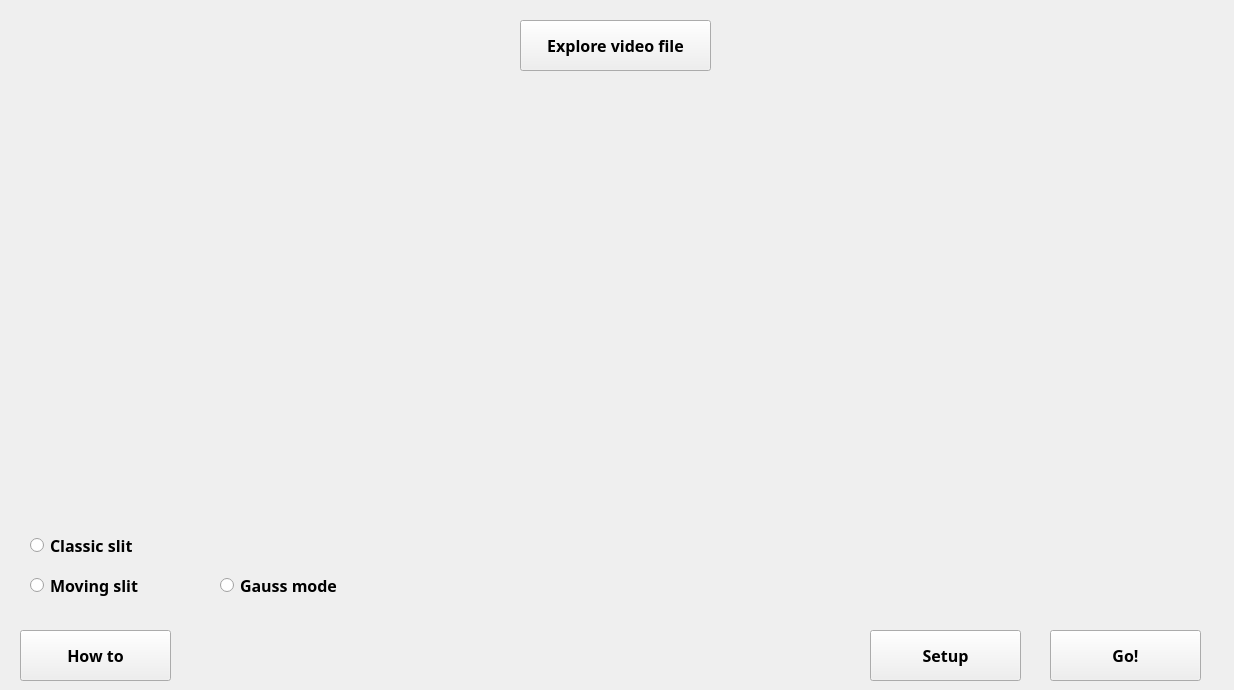
  <widget class="QWidget" name="App">
   <widget class="QWidget" name="gridLayoutWidget">
    <property name="geometry">
     <rect>
      <x>0</x>
      <y>70</y>
      <width>1225</width>
      <height>361</height>
     </rect>
    </property>
    <layout class="QGridLayout" name="grid">
     <property name="sizeConstraint">
      <enum>QLayout::SetMaximumSize</enum>
     </property>
     <property name="leftMargin">
      <number>20</number>
     </property>
     <property name="topMargin">
      <number>20</number>
     </property>
     <property name="rightMargin">
      <number>20</number>
     </property>
     <property name="bottomMargin">
      <number>20</number>
     </property>
     <property name="spacing">
      <number>40</number>
     </property>
     <item row="0" column="1" alignment="Qt::AlignHCenter|Qt::AlignVCenter">
      <widget class="QLabel" name="lst_frame">
       <property name="minimumSize">
        <size>
         <width>50</width>
         <height>250</height>
        </size>
       </property>
       <property name="maximumSize">
        <size>
         <width>16777215</width>
         <height>16777215</height>
        </size>
       </property>
       <property name="palette">
        <palette>
         <active>
          <colorrole role="WindowText">
           <brush brushstyle="SolidPattern">
            <color alpha="255">
             <red>255</red>
             <green>255</green>
             <blue>255</blue>
            </color>
           </brush>
          </colorrole>
          <colorrole role="Button">
           <brush brushstyle="SolidPattern">
            <color alpha="255">
             <red>36</red>
             <green>87</green>
             <blue>123</blue>
            </color>
           </brush>
          </colorrole>
          <colorrole role="Light">
           <brush brushstyle="SolidPattern">
            <color alpha="255">
             <red>54</red>
             <green>131</green>
             <blue>185</blue>
            </color>
           </brush>
          </colorrole>
          <colorrole role="Midlight">
           <brush brushstyle="SolidPattern">
            <color alpha="255">
             <red>45</red>
             <green>109</green>
             <blue>154</blue>
            </color>
           </brush>
          </colorrole>
          <colorrole role="Dark">
           <brush brushstyle="SolidPattern">
            <color alpha="255">
             <red>18</red>
             <green>43</green>
             <blue>61</blue>
            </color>
           </brush>
          </colorrole>
          <colorrole role="Mid">
           <brush brushstyle="SolidPattern">
            <color alpha="255">
             <red>24</red>
             <green>58</green>
             <blue>82</blue>
            </color>
           </brush>
          </colorrole>
          <colorrole role="Text">
           <brush brushstyle="SolidPattern">
            <color alpha="255">
             <red>255</red>
             <green>255</green>
             <blue>255</blue>
            </color>
           </brush>
          </colorrole>
          <colorrole role="BrightText">
           <brush brushstyle="SolidPattern">
            <color alpha="255">
             <red>255</red>
             <green>255</green>
             <blue>255</blue>
            </color>
           </brush>
          </colorrole>
          <colorrole role="ButtonText">
           <brush brushstyle="SolidPattern">
            <color alpha="255">
             <red>255</red>
             <green>255</green>
             <blue>255</blue>
            </color>
           </brush>
          </colorrole>
          <colorrole role="Base">
           <brush brushstyle="SolidPattern">
            <color alpha="255">
             <red>0</red>
             <green>0</green>
             <blue>0</blue>
            </color>
           </brush>
          </colorrole>
          <colorrole role="Window">
           <brush brushstyle="SolidPattern">
            <color alpha="255">
             <red>36</red>
             <green>87</green>
             <blue>123</blue>
            </color>
           </brush>
          </colorrole>
          <colorrole role="Shadow">
           <brush brushstyle="SolidPattern">
            <color alpha="255">
             <red>0</red>
             <green>0</green>
             <blue>0</blue>
            </color>
           </brush>
          </colorrole>
          <colorrole role="AlternateBase">
           <brush brushstyle="SolidPattern">
            <color alpha="255">
             <red>18</red>
             <green>43</green>
             <blue>61</blue>
            </color>
           </brush>
          </colorrole>
          <colorrole role="ToolTipBase">
           <brush brushstyle="SolidPattern">
            <color alpha="255">
             <red>255</red>
             <green>255</green>
             <blue>220</blue>
            </color>
           </brush>
          </colorrole>
          <colorrole role="ToolTipText">
           <brush brushstyle="SolidPattern">
            <color alpha="255">
             <red>0</red>
             <green>0</green>
             <blue>0</blue>
            </color>
           </brush>
          </colorrole>
         </active>
         <inactive>
          <colorrole role="WindowText">
           <brush brushstyle="SolidPattern">
            <color alpha="255">
             <red>255</red>
             <green>255</green>
             <blue>255</blue>
            </color>
           </brush>
          </colorrole>
          <colorrole role="Button">
           <brush brushstyle="SolidPattern">
            <color alpha="255">
             <red>36</red>
             <green>87</green>
             <blue>123</blue>
            </color>
           </brush>
          </colorrole>
          <colorrole role="Light">
           <brush brushstyle="SolidPattern">
            <color alpha="255">
             <red>54</red>
             <green>131</green>
             <blue>185</blue>
            </color>
           </brush>
          </colorrole>
          <colorrole role="Midlight">
           <brush brushstyle="SolidPattern">
            <color alpha="255">
             <red>45</red>
             <green>109</green>
             <blue>154</blue>
            </color>
           </brush>
          </colorrole>
          <colorrole role="Dark">
           <brush brushstyle="SolidPattern">
            <color alpha="255">
             <red>18</red>
             <green>43</green>
             <blue>61</blue>
            </color>
           </brush>
          </colorrole>
          <colorrole role="Mid">
           <brush brushstyle="SolidPattern">
            <color alpha="255">
             <red>24</red>
             <green>58</green>
             <blue>82</blue>
            </color>
           </brush>
          </colorrole>
          <colorrole role="Text">
           <brush brushstyle="SolidPattern">
            <color alpha="255">
             <red>255</red>
             <green>255</green>
             <blue>255</blue>
            </color>
           </brush>
          </colorrole>
          <colorrole role="BrightText">
           <brush brushstyle="SolidPattern">
            <color alpha="255">
             <red>255</red>
             <green>255</green>
             <blue>255</blue>
            </color>
           </brush>
          </colorrole>
          <colorrole role="ButtonText">
           <brush brushstyle="SolidPattern">
            <color alpha="255">
             <red>255</red>
             <green>255</green>
             <blue>255</blue>
            </color>
           </brush>
          </colorrole>
          <colorrole role="Base">
           <brush brushstyle="SolidPattern">
            <color alpha="255">
             <red>0</red>
             <green>0</green>
             <blue>0</blue>
            </color>
           </brush>
          </colorrole>
          <colorrole role="Window">
           <brush brushstyle="SolidPattern">
            <color alpha="255">
             <red>36</red>
             <green>87</green>
             <blue>123</blue>
            </color>
           </brush>
          </colorrole>
          <colorrole role="Shadow">
           <brush brushstyle="SolidPattern">
            <color alpha="255">
             <red>0</red>
             <green>0</green>
             <blue>0</blue>
            </color>
           </brush>
          </colorrole>
          <colorrole role="AlternateBase">
           <brush brushstyle="SolidPattern">
            <color alpha="255">
             <red>18</red>
             <green>43</green>
             <blue>61</blue>
            </color>
           </brush>
          </colorrole>
          <colorrole role="ToolTipBase">
           <brush brushstyle="SolidPattern">
            <color alpha="255">
             <red>255</red>
             <green>255</green>
             <blue>220</blue>
            </color>
           </brush>
          </colorrole>
          <colorrole role="ToolTipText">
           <brush brushstyle="SolidPattern">
            <color alpha="255">
             <red>0</red>
             <green>0</green>
             <blue>0</blue>
            </color>
           </brush>
          </colorrole>
         </inactive>
         <disabled>
          <colorrole role="WindowText">
           <brush brushstyle="SolidPattern">
            <color alpha="255">
             <red>18</red>
             <green>43</green>
             <blue>61</blue>
            </color>
           </brush>
          </colorrole>
          <colorrole role="Button">
           <brush brushstyle="SolidPattern">
            <color alpha="255">
             <red>36</red>
             <green>87</green>
             <blue>123</blue>
            </color>
           </brush>
          </colorrole>
          <colorrole role="Light">
           <brush brushstyle="SolidPattern">
            <color alpha="255">
             <red>54</red>
             <green>131</green>
             <blue>185</blue>
            </color>
           </brush>
          </colorrole>
          <colorrole role="Midlight">
           <brush brushstyle="SolidPattern">
            <color alpha="255">
             <red>45</red>
             <green>109</green>
             <blue>154</blue>
            </color>
           </brush>
          </colorrole>
          <colorrole role="Dark">
           <brush brushstyle="SolidPattern">
            <color alpha="255">
             <red>18</red>
             <green>43</green>
             <blue>61</blue>
            </color>
           </brush>
          </colorrole>
          <colorrole role="Mid">
           <brush brushstyle="SolidPattern">
            <color alpha="255">
             <red>24</red>
             <green>58</green>
             <blue>82</blue>
            </color>
           </brush>
          </colorrole>
          <colorrole role="Text">
           <brush brushstyle="SolidPattern">
            <color alpha="255">
             <red>18</red>
             <green>43</green>
             <blue>61</blue>
            </color>
           </brush>
          </colorrole>
          <colorrole role="BrightText">
           <brush brushstyle="SolidPattern">
            <color alpha="255">
             <red>255</red>
             <green>255</green>
             <blue>255</blue>
            </color>
           </brush>
          </colorrole>
          <colorrole role="ButtonText">
           <brush brushstyle="SolidPattern">
            <color alpha="255">
             <red>18</red>
             <green>43</green>
             <blue>61</blue>
            </color>
           </brush>
          </colorrole>
          <colorrole role="Base">
           <brush brushstyle="SolidPattern">
            <color alpha="255">
             <red>36</red>
             <green>87</green>
             <blue>123</blue>
            </color>
           </brush>
          </colorrole>
          <colorrole role="Window">
           <brush brushstyle="SolidPattern">
            <color alpha="255">
             <red>36</red>
             <green>87</green>
             <blue>123</blue>
            </color>
           </brush>
          </colorrole>
          <colorrole role="Shadow">
           <brush brushstyle="SolidPattern">
            <color alpha="255">
             <red>0</red>
             <green>0</green>
             <blue>0</blue>
            </color>
           </brush>
          </colorrole>
          <colorrole role="AlternateBase">
           <brush brushstyle="SolidPattern">
            <color alpha="255">
             <red>36</red>
             <green>87</green>
             <blue>123</blue>
            </color>
           </brush>
          </colorrole>
          <colorrole role="ToolTipBase">
           <brush brushstyle="SolidPattern">
            <color alpha="255">
             <red>255</red>
             <green>255</green>
             <blue>220</blue>
            </color>
           </brush>
          </colorrole>
          <colorrole role="ToolTipText">
           <brush brushstyle="SolidPattern">
            <color alpha="255">
             <red>0</red>
             <green>0</green>
             <blue>0</blue>
            </color>
           </brush>
          </colorrole>
         </disabled>
        </palette>
       </property>
       <property name="cursor">
        <cursorShape>CrossCursor</cursorShape>
       </property>
       <property name="text">
        <string/>
       </property>
       <property name="alignment">
        <set>Qt::AlignCenter</set>
       </property>
      </widget>
     </item>
     <item row="0" column="0" alignment="Qt::AlignHCenter|Qt::AlignVCenter">
      <widget class="QLabel" name="fst_frame">
       <property name="minimumSize">
        <size>
         <width>50</width>
         <height>250</height>
        </size>
       </property>
       <property name="maximumSize">
        <size>
         <width>16777215</width>
         <height>16777215</height>
        </size>
       </property>
       <property name="palette">
        <palette>
         <active>
          <colorrole role="WindowText">
           <brush brushstyle="SolidPattern">
            <color alpha="255">
             <red>255</red>
             <green>255</green>
             <blue>255</blue>
            </color>
           </brush>
          </colorrole>
          <colorrole role="Button">
           <brush brushstyle="SolidPattern">
            <color alpha="255">
             <red>36</red>
             <green>87</green>
             <blue>123</blue>
            </color>
           </brush>
          </colorrole>
          <colorrole role="Light">
           <brush brushstyle="SolidPattern">
            <color alpha="255">
             <red>54</red>
             <green>131</green>
             <blue>185</blue>
            </color>
           </brush>
          </colorrole>
          <colorrole role="Midlight">
           <brush brushstyle="SolidPattern">
            <color alpha="255">
             <red>45</red>
             <green>109</green>
             <blue>154</blue>
            </color>
           </brush>
          </colorrole>
          <colorrole role="Dark">
           <brush brushstyle="SolidPattern">
            <color alpha="255">
             <red>18</red>
             <green>43</green>
             <blue>61</blue>
            </color>
           </brush>
          </colorrole>
          <colorrole role="Mid">
           <brush brushstyle="SolidPattern">
            <color alpha="255">
             <red>24</red>
             <green>58</green>
             <blue>82</blue>
            </color>
           </brush>
          </colorrole>
          <colorrole role="Text">
           <brush brushstyle="SolidPattern">
            <color alpha="255">
             <red>255</red>
             <green>255</green>
             <blue>255</blue>
            </color>
           </brush>
          </colorrole>
          <colorrole role="BrightText">
           <brush brushstyle="SolidPattern">
            <color alpha="255">
             <red>255</red>
             <green>255</green>
             <blue>255</blue>
            </color>
           </brush>
          </colorrole>
          <colorrole role="ButtonText">
           <brush brushstyle="SolidPattern">
            <color alpha="255">
             <red>255</red>
             <green>255</green>
             <blue>255</blue>
            </color>
           </brush>
          </colorrole>
          <colorrole role="Base">
           <brush brushstyle="SolidPattern">
            <color alpha="255">
             <red>0</red>
             <green>0</green>
             <blue>0</blue>
            </color>
           </brush>
          </colorrole>
          <colorrole role="Window">
           <brush brushstyle="SolidPattern">
            <color alpha="255">
             <red>36</red>
             <green>87</green>
             <blue>123</blue>
            </color>
           </brush>
          </colorrole>
          <colorrole role="Shadow">
           <brush brushstyle="SolidPattern">
            <color alpha="255">
             <red>0</red>
             <green>0</green>
             <blue>0</blue>
            </color>
           </brush>
          </colorrole>
          <colorrole role="AlternateBase">
           <brush brushstyle="SolidPattern">
            <color alpha="255">
             <red>18</red>
             <green>43</green>
             <blue>61</blue>
            </color>
           </brush>
          </colorrole>
          <colorrole role="ToolTipBase">
           <brush brushstyle="SolidPattern">
            <color alpha="255">
             <red>255</red>
             <green>255</green>
             <blue>220</blue>
            </color>
           </brush>
          </colorrole>
          <colorrole role="ToolTipText">
           <brush brushstyle="SolidPattern">
            <color alpha="255">
             <red>0</red>
             <green>0</green>
             <blue>0</blue>
            </color>
           </brush>
          </colorrole>
         </active>
         <inactive>
          <colorrole role="WindowText">
           <brush brushstyle="SolidPattern">
            <color alpha="255">
             <red>255</red>
             <green>255</green>
             <blue>255</blue>
            </color>
           </brush>
          </colorrole>
          <colorrole role="Button">
           <brush brushstyle="SolidPattern">
            <color alpha="255">
             <red>36</red>
             <green>87</green>
             <blue>123</blue>
            </color>
           </brush>
          </colorrole>
          <colorrole role="Light">
           <brush brushstyle="SolidPattern">
            <color alpha="255">
             <red>54</red>
             <green>131</green>
             <blue>185</blue>
            </color>
           </brush>
          </colorrole>
          <colorrole role="Midlight">
           <brush brushstyle="SolidPattern">
            <color alpha="255">
             <red>45</red>
             <green>109</green>
             <blue>154</blue>
            </color>
           </brush>
          </colorrole>
          <colorrole role="Dark">
           <brush brushstyle="SolidPattern">
            <color alpha="255">
             <red>18</red>
             <green>43</green>
             <blue>61</blue>
            </color>
           </brush>
          </colorrole>
          <colorrole role="Mid">
           <brush brushstyle="SolidPattern">
            <color alpha="255">
             <red>24</red>
             <green>58</green>
             <blue>82</blue>
            </color>
           </brush>
          </colorrole>
          <colorrole role="Text">
           <brush brushstyle="SolidPattern">
            <color alpha="255">
             <red>255</red>
             <green>255</green>
             <blue>255</blue>
            </color>
           </brush>
          </colorrole>
          <colorrole role="BrightText">
           <brush brushstyle="SolidPattern">
            <color alpha="255">
             <red>255</red>
             <green>255</green>
             <blue>255</blue>
            </color>
           </brush>
          </colorrole>
          <colorrole role="ButtonText">
           <brush brushstyle="SolidPattern">
            <color alpha="255">
             <red>255</red>
             <green>255</green>
             <blue>255</blue>
            </color>
           </brush>
          </colorrole>
          <colorrole role="Base">
           <brush brushstyle="SolidPattern">
            <color alpha="255">
             <red>0</red>
             <green>0</green>
             <blue>0</blue>
            </color>
           </brush>
          </colorrole>
          <colorrole role="Window">
           <brush brushstyle="SolidPattern">
            <color alpha="255">
             <red>36</red>
             <green>87</green>
             <blue>123</blue>
            </color>
           </brush>
          </colorrole>
          <colorrole role="Shadow">
           <brush brushstyle="SolidPattern">
            <color alpha="255">
             <red>0</red>
             <green>0</green>
             <blue>0</blue>
            </color>
           </brush>
          </colorrole>
          <colorrole role="AlternateBase">
           <brush brushstyle="SolidPattern">
            <color alpha="255">
             <red>18</red>
             <green>43</green>
             <blue>61</blue>
            </color>
           </brush>
          </colorrole>
          <colorrole role="ToolTipBase">
           <brush brushstyle="SolidPattern">
            <color alpha="255">
             <red>255</red>
             <green>255</green>
             <blue>220</blue>
            </color>
           </brush>
          </colorrole>
          <colorrole role="ToolTipText">
           <brush brushstyle="SolidPattern">
            <color alpha="255">
             <red>0</red>
             <green>0</green>
             <blue>0</blue>
            </color>
           </brush>
          </colorrole>
         </inactive>
         <disabled>
          <colorrole role="WindowText">
           <brush brushstyle="SolidPattern">
            <color alpha="255">
             <red>18</red>
             <green>43</green>
             <blue>61</blue>
            </color>
           </brush>
          </colorrole>
          <colorrole role="Button">
           <brush brushstyle="SolidPattern">
            <color alpha="255">
             <red>36</red>
             <green>87</green>
             <blue>123</blue>
            </color>
           </brush>
          </colorrole>
          <colorrole role="Light">
           <brush brushstyle="SolidPattern">
            <color alpha="255">
             <red>54</red>
             <green>131</green>
             <blue>185</blue>
            </color>
           </brush>
          </colorrole>
          <colorrole role="Midlight">
           <brush brushstyle="SolidPattern">
            <color alpha="255">
             <red>45</red>
             <green>109</green>
             <blue>154</blue>
            </color>
           </brush>
          </colorrole>
          <colorrole role="Dark">
           <brush brushstyle="SolidPattern">
            <color alpha="255">
             <red>18</red>
             <green>43</green>
             <blue>61</blue>
            </color>
           </brush>
          </colorrole>
          <colorrole role="Mid">
           <brush brushstyle="SolidPattern">
            <color alpha="255">
             <red>24</red>
             <green>58</green>
             <blue>82</blue>
            </color>
           </brush>
          </colorrole>
          <colorrole role="Text">
           <brush brushstyle="SolidPattern">
            <color alpha="255">
             <red>18</red>
             <green>43</green>
             <blue>61</blue>
            </color>
           </brush>
          </colorrole>
          <colorrole role="BrightText">
           <brush brushstyle="SolidPattern">
            <color alpha="255">
             <red>255</red>
             <green>255</green>
             <blue>255</blue>
            </color>
           </brush>
          </colorrole>
          <colorrole role="ButtonText">
           <brush brushstyle="SolidPattern">
            <color alpha="255">
             <red>18</red>
             <green>43</green>
             <blue>61</blue>
            </color>
           </brush>
          </colorrole>
          <colorrole role="Base">
           <brush brushstyle="SolidPattern">
            <color alpha="255">
             <red>36</red>
             <green>87</green>
             <blue>123</blue>
            </color>
           </brush>
          </colorrole>
          <colorrole role="Window">
           <brush brushstyle="SolidPattern">
            <color alpha="255">
             <red>36</red>
             <green>87</green>
             <blue>123</blue>
            </color>
           </brush>
          </colorrole>
          <colorrole role="Shadow">
           <brush brushstyle="SolidPattern">
            <color alpha="255">
             <red>0</red>
             <green>0</green>
             <blue>0</blue>
            </color>
           </brush>
          </colorrole>
          <colorrole role="AlternateBase">
           <brush brushstyle="SolidPattern">
            <color alpha="255">
             <red>36</red>
             <green>87</green>
             <blue>123</blue>
            </color>
           </brush>
          </colorrole>
          <colorrole role="ToolTipBase">
           <brush brushstyle="SolidPattern">
            <color alpha="255">
             <red>255</red>
             <green>255</green>
             <blue>220</blue>
            </color>
           </brush>
          </colorrole>
          <colorrole role="ToolTipText">
           <brush brushstyle="SolidPattern">
            <color alpha="255">
             <red>0</red>
             <green>0</green>
             <blue>0</blue>
            </color>
           </brush>
          </colorrole>
         </disabled>
        </palette>
       </property>
       <property name="cursor">
        <cursorShape>CrossCursor</cursorShape>
       </property>
       <property name="text">
        <string/>
       </property>
       <property name="alignment">
        <set>Qt::AlignCenter</set>
       </property>
      </widget>
     </item>
    </layout>
   </widget>
   <widget class="QPushButton" name="btn_explore_file">
    <property name="geometry">
     <rect>
      <x>520</x>
      <y>20</y>
      <width>191</width>
      <height>51</height>
     </rect>
    </property>
    <property name="sizePolicy">
     <sizepolicy hsizetype="Maximum" vsizetype="Fixed">
      <horstretch>0</horstretch>
      <verstretch>0</verstretch>
     </sizepolicy>
    </property>
    <property name="font">
     <font>
      <family>Bahnschrift SemiBold</family>
      <pointsize>12</pointsize>
      <weight>75</weight>
      <bold>true</bold>
     </font>
    </property>
    <property name="text">
     <string>Explore video file</string>
    </property>
    <property name="flat">
     <bool>false</bool>
    </property>
   </widget>
   <widget class="QRadioButton" name="classics_radio_btn">
    <property name="geometry">
     <rect>
      <x>30</x>
      <y>530</y>
      <width>171</width>
      <height>31</height>
     </rect>
    </property>
    <property name="font">
     <font>
      <family>Bahnschrift SemiBold</family>
      <pointsize>12</pointsize>
      <weight>75</weight>
      <bold>true</bold>
     </font>
    </property>
    <property name="text">
     <string>Classic slit</string>
    </property>
   </widget>
   <widget class="QPushButton" name="how_to_btn">
    <property name="geometry">
     <rect>
      <x>20</x>
      <y>630</y>
      <width>151</width>
      <height>51</height>
     </rect>
    </property>
    <property name="font">
     <font>
      <family>Bahnschrift SemiBold</family>
      <pointsize>12</pointsize>
      <weight>75</weight>
      <bold>true</bold>
     </font>
    </property>
    <property name="cursor">
     <cursorShape>PointingHandCursor</cursorShape>
    </property>
    <property name="text">
     <string>How to</string>
    </property>
   </widget>
   <widget class="QPushButton" name="render_btn">
    <property name="geometry">
     <rect>
      <x>1050</x>
      <y>630</y>
      <width>151</width>
      <height>51</height>
     </rect>
    </property>
    <property name="font">
     <font>
      <family>Bahnschrift SemiBold</family>
      <pointsize>12</pointsize>
      <weight>75</weight>
      <bold>true</bold>
     </font>
    </property>
    <property name="cursor">
     <cursorShape>PointingHandCursor</cursorShape>
    </property>
    <property name="text">
     <string>Go!</string>
    </property>
   </widget>
   <widget class="QRadioButton" name="moves_radio_btn_2">
    <property name="geometry">
     <rect>
      <x>30</x>
      <y>570</y>
      <width>171</width>
      <height>31</height>
     </rect>
    </property>
    <property name="font">
     <font>
      <family>Bahnschrift SemiBold</family>
      <pointsize>12</pointsize>
      <weight>75</weight>
      <bold>true</bold>
     </font>
    </property>
    <property name="text">
     <string>Moving slit</string>
    </property>
   </widget>
   <widget class="QPushButton" name="setup_btn">
    <property name="geometry">
     <rect>
      <x>870</x>
      <y>630</y>
      <width>151</width>
      <height>51</height>
     </rect>
    </property>
    <property name="font">
     <font>
      <family>Bahnschrift SemiBold</family>
      <pointsize>12</pointsize>
      <weight>75</weight>
      <bold>true</bold>
     </font>
    </property>
    <property name="cursor">
     <cursorShape>PointingHandCursor</cursorShape>
    </property>
    <property name="text">
     <string>Setup</string>
    </property>
   </widget>
   <widget class="QWidget" name="horizontalLayoutWidget">
    <property name="geometry">
     <rect>
      <x>30</x>
      <y>450</y>
      <width>1161</width>
      <height>61</height>
     </rect>
    </property>
    <layout class="QHBoxLayout" name="slider_layout"/>
   </widget>
   <widget class="QRadioButton" name="gauss_radio_btn">
    <property name="geometry">
     <rect>
      <x>220</x>
      <y>570</y>
      <width>171</width>
      <height>31</height>
     </rect>
    </property>
    <property name="font">
     <font>
      <family>Bahnschrift SemiBold</family>
      <pointsize>12</pointsize>
      <weight>75</weight>
      <bold>true</bold>
     </font>
    </property>
    <property name="text">
     <string>Gauss mode</string>
    </property>
   </widget>
  </widget>
